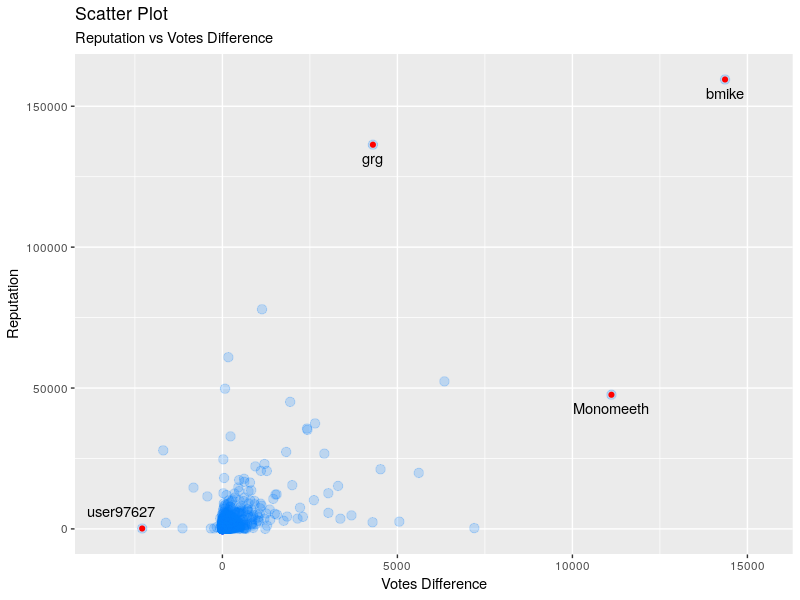

Recreate this plot in R.
library(stringi)
library(ggplot2)
source("xmluj.R")
options(stringsAsFactors = FALSE)
xmluj("apple.stackexchange.com/Users.xml") -> Users

colnames(Users)
Users$LastAccessDate <- substring(Users$LastAccessDate, 0, 7)
Users$Reputation <- as.numeric(Users$Reputation)
Users[, 1:13 , LastAccessDate]

Users$UpVotes <- as.numeric(Users$UpVotes)
Users$DownVotes <- as.numeric(Users$DownVotes)
Users$UpVotes - Users$DownVotes -> Diff
cbind(Users, Diff) -> Users

Users[-1] -> Users #wykluczenie bota
Users[order(Users$Reputation)]




ggplot(Users[,.(Reputation, Diff)], aes(x = Diff, y = Reputation)) +
  geom_point(stat = "identity", size = 3, color = rgb(0, 0.5, 1, 0.2)) +
  coord_cartesian(xlim= c(min(Users$Diff)-1000, max(Users$Diff)+1000), ylim = c(-1000, max(Users$Reputation) + 1000)) +
  labs(title = "Scatter Plot", subtitle="Reputation vs Votes Difference") +
  annotate(geom="text", x=14361, y=154498, label="bmike") +
  annotate(geom="text", x=4300, y=131350, label="grg") +
  annotate(geom="text", x=11115, y=42609, label="Monomeeth") +
  annotate(geom="text", x=-2900, y=6000, label="user97627") +
  annotate(geom = "point", x = -2292, y = 140, color = "red") +
  annotate(geom = "point", x = 14361, y = 159498, color = "red") +
  annotate(geom = "point", x = 4300, y = 136350, color = "red") +
  annotate(geom = "point", x = 11115, y = 47609, color = "red") +
  xlab("Votes Difference")


rbind(Users[order(Users$Diff, decreasing = T)][1:10],
      Users[order(Users$Diff)][1:10],
      Users[order(Users$Reputation, decreasing = T)][1:10]) -> Exc_users

###
write.csv(Users[,.(Id, Reputation, Diff)], "apple_analysis/users_balance.csv" )
